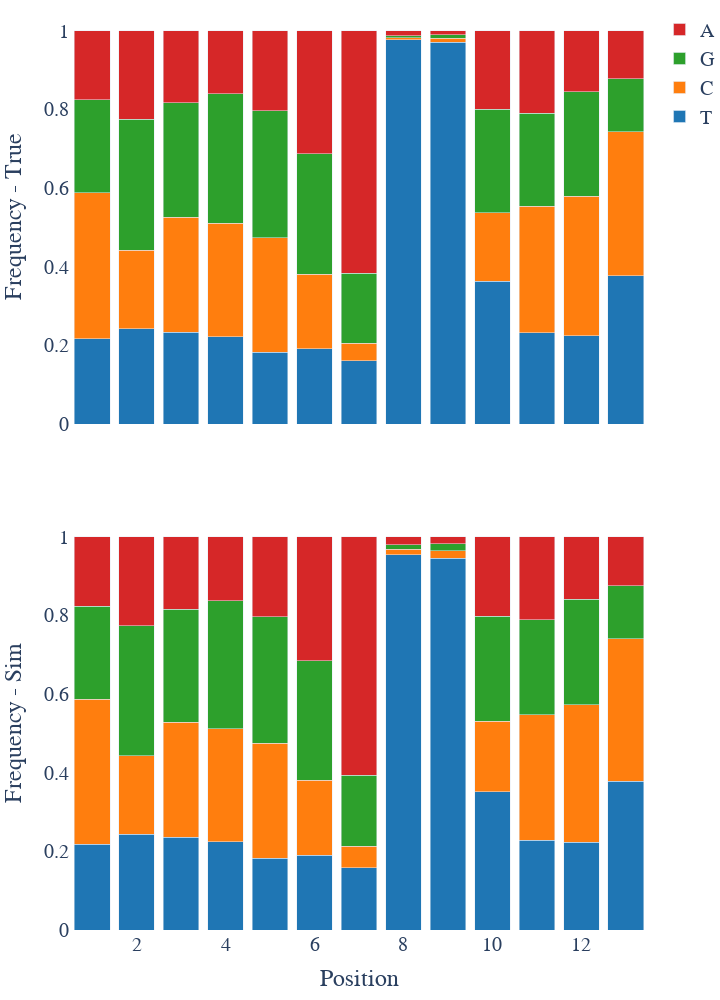

The notebook cell this image was saved under:
### Code cell
plot_length_dist(tp, sp, 13)

### Figure 1 — Plotly figure (JSON) as saved in the notebook; plotly's stock layout.template omitted (floating-point values rounded to 4 significant figures)
{"data": [{"marker": {"color": "#1f76b4"}, "name": "T", "type": "bar", "x": [1, 2, 3, 4, 5, 6, 7, 8, 9, 10, 11, 12, 13], "xaxis": "x", "y": [0.2162, 0.2419, 0.2327, 0.222, 0.1829, 0.1915, 0.1605, 0.9776, 0.9712, 0.3631, 0.2319, 0.2248, 0.377], "yaxis": "y"}, {"marker": {"color": "#ff7e0e"}, "name": "C", "type": "bar", "x": [1, 2, 3, 4, 5, 6, 7, 8, 9, 10, 11, 12, 13], "xaxis": "x", "y": [0.3717, 0.2001, 0.2935, 0.2881, 0.291, 0.1896, 0.0448, 0.004704, 0.009862, 0.1742, 0.3212, 0.3542, 0.3665], "yaxis": "y"}, {"marker": {"color": "#2da02c"}, "name": "G", "type": "bar", "x": [1, 2, 3, 4, 5, 6, 7, 8, 9, 10, 11, 12, 13], "xaxis": "x", "y": [0.2371, 0.3327, 0.2908, 0.3297, 0.323, 0.3056, 0.1781, 0.005029, 0.008222, 0.2637, 0.2367, 0.2654, 0.1342], "yaxis": "y"}, {"marker": {"color": "#d62728"}, "name": "A", "type": "bar", "x": [1, 2, 3, 4, 5, 6, 7, 8, 9, 10, 11, 12, 13], "xaxis": "x", "y": [0.1751, 0.2253, 0.183, 0.1602, 0.2031, 0.3133, 0.6166, 0.01267, 0.01076, 0.1991, 0.2101, 0.1556, 0.1223], "yaxis": "y"}, {"marker": {"color": "#1f76b4"}, "name": "T", "showlegend": false, "type": "bar", "x": [1, 2, 3, 4, 5, 6, 7, 8, 9, 10, 11, 12, 13], "xaxis": "x2", "y": [0.2182, 0.2433, 0.2353, 0.2238, 0.1824, 0.1899, 0.1581, 0.9544, 0.9456, 0.3521, 0.2288, 0.2228, 0.3788], "yaxis": "y2"}, {"marker": {"color": "#ff7e0e"}, "name": "C", "showlegend": false, "type": "bar", "x": [1, 2, 3, 4, 5, 6, 7, 8, 9, 10, 11, 12, 13], "xaxis": "x2", "y": [0.3686, 0.2, 0.2924, 0.2883, 0.2919, 0.1904, 0.05474, 0.01309, 0.0191, 0.1787, 0.318, 0.3495, 0.3623], "yaxis": "y2"}, {"marker": {"color": "#2da02c"}, "name": "G", "showlegend": false, "type": "bar", "x": [1, 2, 3, 4, 5, 6, 7, 8, 9, 10, 11, 12, 13], "xaxis": "x2", "y": [0.2366, 0.3307, 0.2873, 0.3255, 0.3217, 0.3042, 0.1806, 0.0115, 0.0174, 0.2667, 0.2422, 0.2686, 0.1345], "yaxis": "y2"}, {"marker": {"color": "#d62728"}, "name": "A", "showlegend": false, "type": "bar", "x": [1, 2, 3, 4, 5, 6, 7, 8, 9, 10, 11, 12, 13], "xaxis": "x2", "y": [0.1767, 0.2261, 0.185, 0.1624, 0.204, 0.3155, 0.6065, 0.02103, 0.01792, 0.2025, 0.211, 0.1592, 0.1244], "yaxis": "y2"}], "layout": {"barmode": "stack", "font": {"family": "Arial", "size": 20}, "height": 1000, "margin": {"b": 70, "l": 70, "pad": 0, "r": 0, "t": 10}, "plot_bgcolor": "#ffffff", "width": 720, "xaxis": {"anchor": "y", "domain": [0, 1], "matches": "x2", "showticklabels": false}, "xaxis2": {"anchor": "y2", "domain": [0, 1], "title": {"text": "Position"}}, "yaxis": {"anchor": "x", "domain": [0.55, 1], "title": {"text": "Frequency - True"}}, "yaxis2": {"anchor": "x2", "domain": [0, 0.45], "title": {"text": "Frequency - Sim"}}}}
